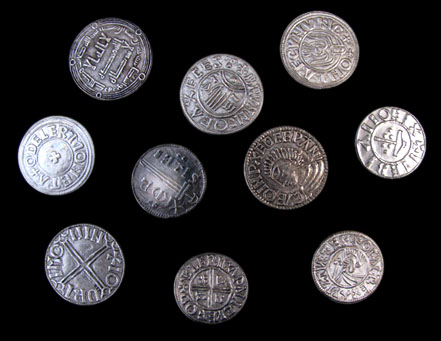
//> input picture compV/w4/coins1.png, 441 x 341 px
$ ./hough   (built with g++ and OpenCV 4)
//> lines starting //> are read from the running program, lines starting //| are printed output that depends on the picture; after the words box and inside, x2 and y2 are one past the last pixel; in counts of white or black regions, pixels touching at a corner belong together
#include <stdio.h>
#include <opencv/cv.h>        //you may need to
#include <opencv/highgui.h>   //adjust import locations
#include <opencv/cxcore.h>    //depending on your machine setup

using namespace cv;

Mat sobel (Mat input/*, Mat dx, Mat dy, Mat magnitude, Mat direction*/) {

  Mat dx(input.rows, input.cols, CV_32FC1, Scalar(0));
  Mat dy(input.rows, input.cols, CV_32FC1, Scalar(0));
  Mat magnitude(input.rows, input.cols, CV_32FC1, Scalar(0));
  Mat direction(input.rows, input.cols, CV_32FC1, Scalar(0));

  Mat kernelx = (Mat_<int>(3,3) << -1,0,1,-2,0,2,-1,0,1);
  Mat kernely = kernelx.t();

  for (int x = 1; x < input.rows - 1; x++) {
    for (int y = 1; y < input.cols - 1; y++) {

      float pixelx = 0;
      float pixely = 0;

      for (int i = -1; i < 2; i++) {
        for (int j = -1; j < 2; j++) {

          pixelx += input.at<uchar>(x+i, y+j) * kernelx.at<int>(i+1, j+1);
          pixely += input.at<uchar>(x+i, y+j) * kernely.at<int>(i+1, j+1);

        }
      }

      dx.at<float>(x,y) = pixelx;
      dy.at<float>(x,y) = pixely;
      magnitude.at<float>(x, y) = sqrt((pixelx * pixelx) + (pixely * pixely));
      direction.at<float>(x, y) = atan2(pixely,pixelx);
    }
  }
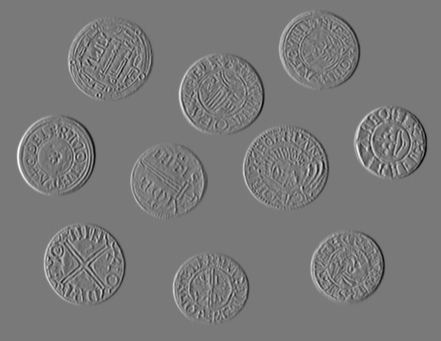
//> dx: 341 rows x 441 cols, CV_32FC1; min -821, max 900, mean 0; drawn with min black and max white
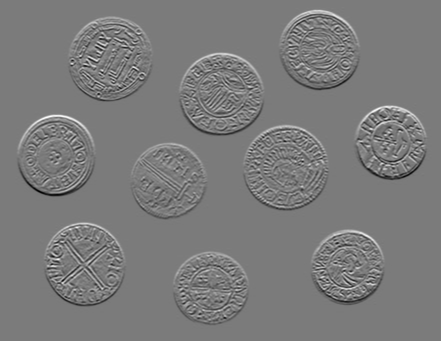
//> dy: 341 rows x 441 cols, CV_32FC1; min -716, max 763, mean 0; drawn with min black and max white
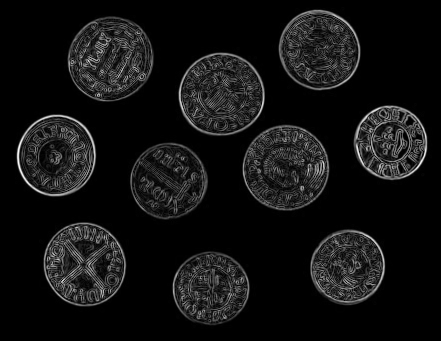
//> magnitude: 341 rows x 441 cols, CV_32FC1; min 0, max 904.7, mean 66.8; drawn with min black and max white
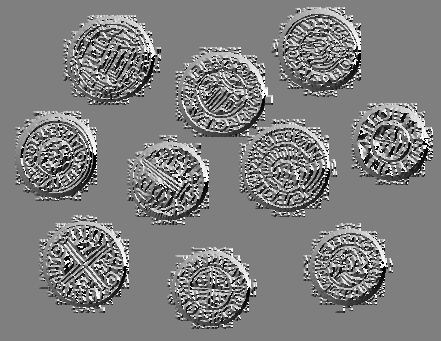
//> direction: 341 rows x 441 cols, CV_32FC1; min -3.14, max 3.14, mean 0.00236; drawn with min black and max white

  normalize(dx, dx, 0, 255, NORM_MINMAX);
  normalize(dy, dy, 0, 255, NORM_MINMAX);
  normalize(magnitude, magnitude, 0, 255, NORM_MINMAX);
  // normalize(direction, direction, 0 , 255, NORM_MINMAX);

  imwrite("dx.jpg", dx);
  imwrite("dy.jpg", dy);
  imwrite("magnitude.jpg", magnitude);

  return direction;
}

void threshold(Mat input, int val) {
//> called with val = 65

  Mat output(input.rows, input.cols, CV_8UC1, Scalar(0));

  for (int i = 0; i < input.rows; i++) {
    for (int j = 0; j < input.cols; j++) {

      if (input.at<uchar>(i, j) > val) {
        output.at<uchar>(i, j) = 255;
      }
      else {
        output.at<uchar>(i, j) = 0;
      }
    }
  }
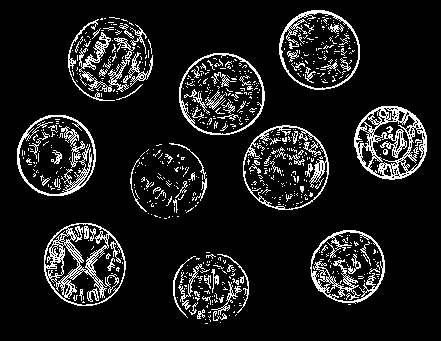
//> output: 341 rows x 441 cols, CV_8UC1; 10.8% white in thin lines or dots, all inside (x1, y1, x2, y2) = (17, 10, 427, 324)
  imwrite("threshold.jpg", output);
}

void hough(Mat threshold, Mat direction) {

  Mat output(threshold.rows, threshold.cols, CV_32FC1, Scalar(0));

  for (int x = 0; x < threshold.rows; x++) {
    for (int y = 0; y < threshold.cols; y++) {
      if (threshold.at<uchar>(x, y) == 255) {
        for (int r = 10; r <= 60; r++) {

          int xo = x + r * sin(direction.at<float>(x, y));
          int yo = y + r * cos(direction.at<float>(x, y));

          if (xo >= 0 && yo >= 0 && xo < threshold.rows && yo < threshold.cols) {
            output.at<float>(xo, yo) += 1;
          }

          int xon = x - r * sin(direction.at<float>(x, y));
          int yon = y - r * cos(direction.at<float>(x, y));

          if (xon >= 0 && yon >= 0 && xon < threshold.rows && yon < threshold.cols) {
            output.at<float>(xon, yon) += 1;
          }

        }
      }
    }
  }
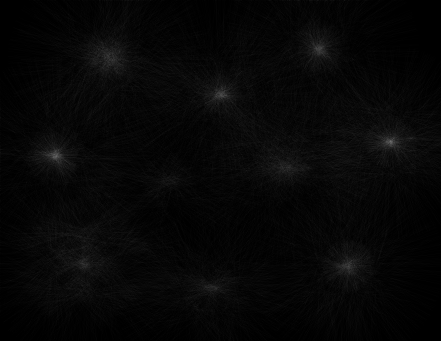
//> output: 341 rows x 441 cols, CV_32FC1; min 0, max 110, mean 6.6

  normalize(output, output, 0, 255, NORM_MINMAX);
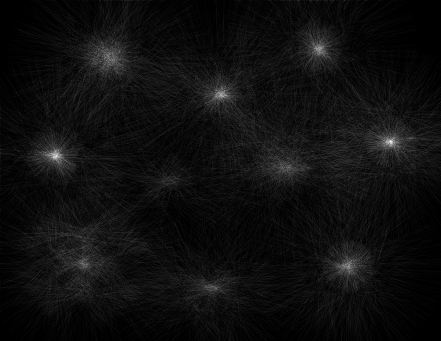
//> output: 341 rows x 441 cols, CV_32FC1; min 0, max 255, mean 15.3
  imwrite("houghspace.jpg", output);

}

int main() {

  Mat input = imread("coins1.png", 0);
  Mat direction = sobel(input);

  Mat magnitude = imread("magnitude.jpg", 0);
  threshold(magnitude, 65);

  Mat threshold = imread("threshold.jpg", 0);
  hough(threshold, direction);

  return 0;
}

$ run again, with compV/w4/coins3.png copied over compV/w4/coins1.png
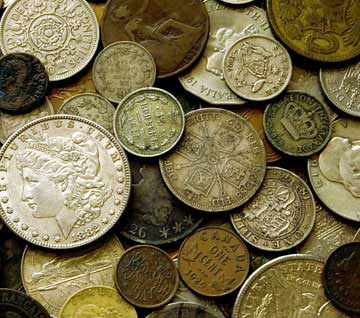
//> input picture compV/w4/coins3.png, 360 x 318 px
//> after the loop in threshold, `for (int i = 0; i < input.rows; i++)`:
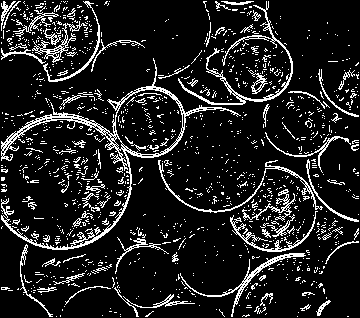
//> output: 318 rows x 360 cols, CV_8UC1; 12.7% white in thin lines or dots
//> after the loop in hough, `for (int x = 0; x < threshold.rows; x++)`:
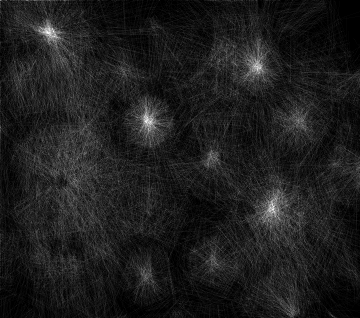
//> output: 318 rows x 360 cols, CV_32FC1; min 0, max 63, mean 7.4; drawn with min black and max white
